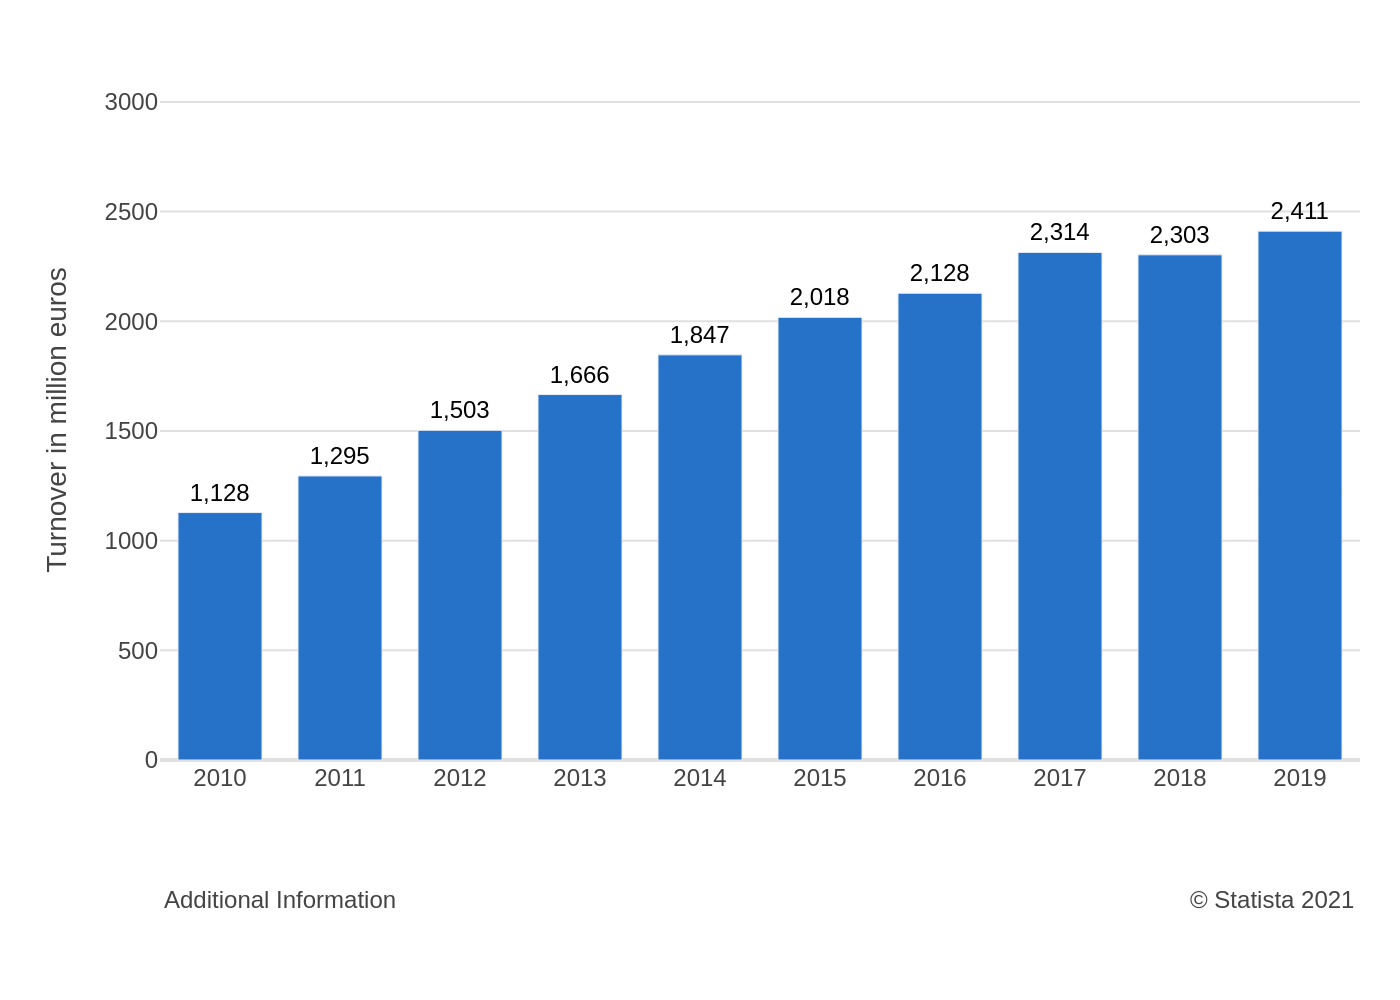

Write the Python code that produced this figure.
import sys
import json
import pathlib
import plotly.graph_objects as go

if len(sys.argv) != 2:
    print("Usage: python <script_name>.py <json_file_path>")
    sys.exit(1)

json_file_path = pathlib.Path(sys.argv[1])
if not json_file_path.is_file():
    print(f"Error: JSON file not found at '{json_file_path}'")
    sys.exit(1)

with open(json_file_path, 'r', encoding='utf-8') as f:
    config = json.load(f)

chart_data = config['chart_data']
texts = config['texts']
colors = config['colors']

categories = chart_data['categories']
series_values = chart_data['series'][0]['values']

fig = go.Figure()

fig.add_trace(go.Bar(
    x=categories,
    y=series_values,
    marker_color=colors['bar_color'],
    text=series_values,
    textposition='outside',
    texttemplate='%{text:,}',
    cliponaxis=False,
    textfont=dict(
        family="Arial",
        color=colors['text_on_bar_color']
    )
))

annotations = []
if texts.get('note'):
    annotations.append(
        dict(
            text=texts['note'],
            align='left',
            showarrow=False,
            xref='paper',
            yref='paper',
            x=0,
            y=-0.18,
            xanchor='left',
            yanchor='top',
            font=dict(family="Arial", color=colors['axis_text_color'])
        )
    )

if texts.get('source'):
    annotations.append(
        dict(
            text=texts['source'],
            align='right',
            showarrow=False,
            xref='paper',
            yref='paper',
            x=1,
            y=-0.18,
            xanchor='right',
            yanchor='top',
            font=dict(family="Arial", color=colors['axis_text_color'])
        )
    )

fig.update_layout(
    font=dict(family="Arial", color=colors['axis_text_color']),
    plot_bgcolor='white',
    paper_bgcolor='white',
    showlegend=False,
    xaxis=dict(
        title_text=texts.get('x_axis_title'),
        showgrid=False,
        zeroline=False,
        tickfont=dict(size=12)
    ),
    yaxis=dict(
        title_text=texts.get('y_axis_title'),
        range=[0, 3100],
        tickvals=[0, 500, 1000, 1500, 2000, 2500, 3000],
        showgrid=True,
        gridcolor=colors['grid_color'],
        zeroline=True,
        zerolinecolor=colors['grid_color'],
        tickfont=dict(size=12)
    ),
    margin=dict(l=80, r=20, t=40, b=120),
    annotations=annotations,
    bargap=0.3
)

output_path = json_file_path.with_suffix('.png')
fig.write_image(str(output_path), scale=2)
print(f"Chart saved to {output_path}")
